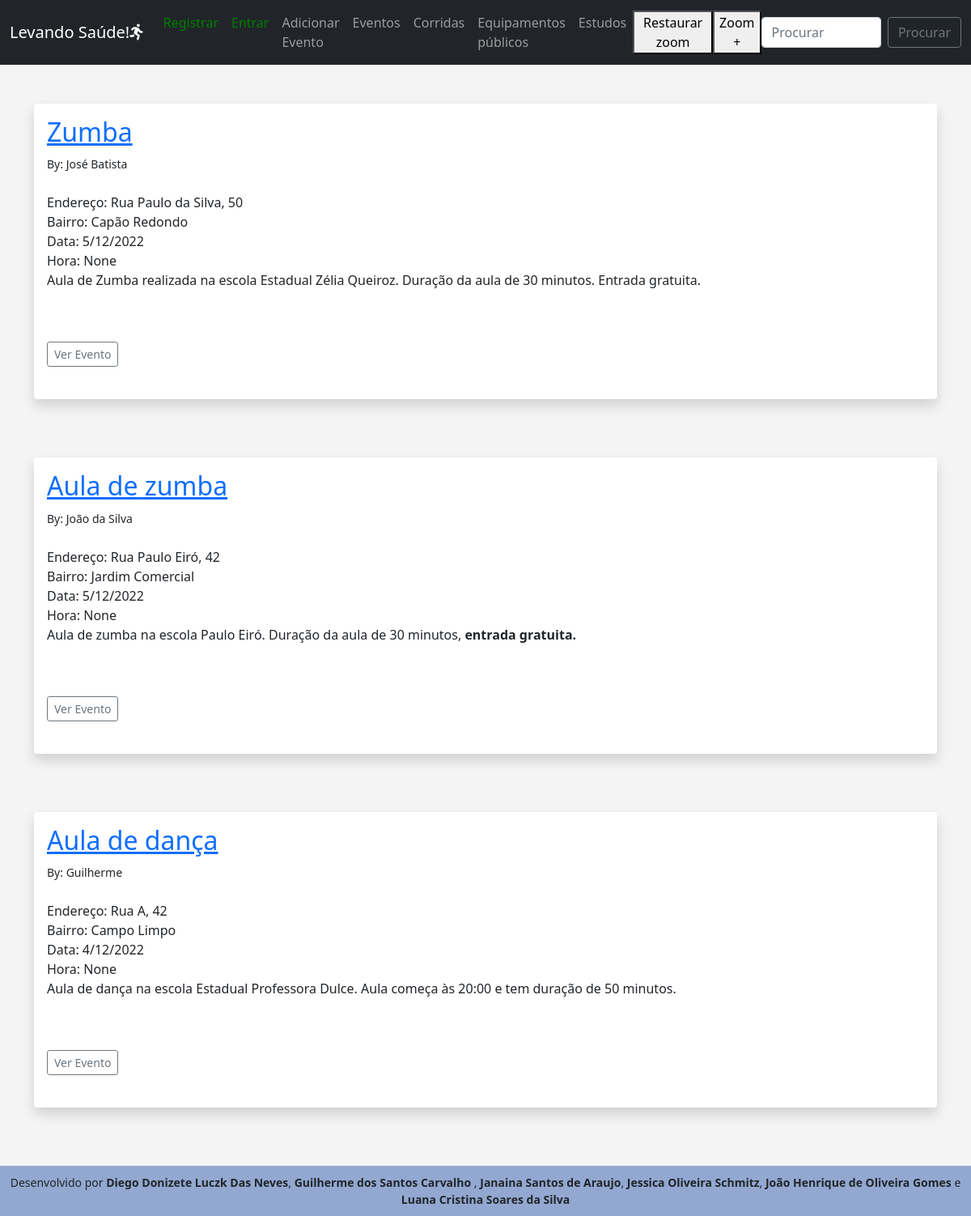
The page /posts on the database its author committed.
### app.py (models this page shows, shortened)
class Posts(db.Model):
	id = db.Column(db.Integer, primary_key=True)
	title = db.Column(db.String(255))
	content = db.Column(db.Text)
	date_posted = db.Column(db.DateTime, default=datetime.utcnow)
	endereco = db.Column(db.String(255))
	bairro = db.Column(db.String(255))
	data_evento = db.Column(db.DateTime)
	hora_evento = db.Column(db.String(8))
	poster_id = db.Column(db.Integer, db.ForeignKey('users.id'))

class Users(db.Model, UserMixin):
	id = db.Column(db.Integer, primary_key=True)
	username = db.Column(db.String(20), nullable=False, unique=True)
	name = db.Column(db.String(200), nullable=False)
	email = db.Column(db.String(120), nullable=False, unique=True)
	about_author = db.Column(db.Text(), nullable=True)
	date_added = db.Column(db.DateTime, default=datetime.utcnow)
	profile_pic = db.Column(db.String(), nullable=True)
	password_hash = db.Column(db.String(128))
	posts = db.relationship('Posts', backref='poster')
	@property
	def password(self):
		raise AttributeError('Senha inválida')

### app.py (the view)
@app.route('/posts')
def posts():
	posts = Posts.query.order_by(Posts.data_evento.desc())
	return render_template("posts.html", posts=posts)

### webforms.py
class SearchForm(FlaskForm):
	searched = StringField("Pesquisar", validators=[DataRequired()])
	submit = SubmitField("Ok")

### app.py (called while the page is built)
@app.context_processor
def base():
	form = SearchForm()
	return dict(form=form)

### templates/posts.html (shortened to what this page needs)
{% extends 'base.html' %}
{% block content %}
<br/>
{% for post in posts %}
<div class="shadow p-3 mb-5 bg-body rounded">
	<h2><a href="{{ url_for('post', id=post.id)}}">{{ post.title }}</a></h2>
	<small>By: {{ post.poster.name }}<br/>
	</small> <br/>
	<a>Endereço: </a>{{ post.endereco }}
	<br/>
	<a>Bairro: </a>{{ post.bairro }}
	<br/>
	<a>Data: </a>{{ post.data_evento.date().day}}<a>/</a>{{ post.data_evento.date().month}}<a>/</a>{{post.data_evento.date().year}}<br/>
	<a>Hora: </a>{{ post.hora_evento}}<a>
	{{ post.content|safe }}
	<br/><br/>
	<a href="{{ url_for('post', id=post.id)}}" class="btn btn-outline-secondary btn-sm">Ver Evento</a>
	<br/><br/>
</div>
<br/>
{% endfor %}
{% endblock %}

### static/css/style.css (style rules this page uses)
body { background: #f4f4f4; }

### rows shown on the page
Posts: title "Zumba", poster.name "José Batista", endereco "Rua Paulo da Silva, 50", bairro "Capão Redondo", data_evento "5", data_evento "12", data_evento "2022", hora_evento "None", content "Aula de Zumba realizada na escola Estadual Zélia Queiroz. Duração da aula de 30 minutos. Entrada gratuita."
Posts: title "Aula de zumba", poster.name "João da Silva", endereco "Rua Paulo Eiró, 42", bairro "Jardim Comercial", data_evento "5", data_evento "12", data_evento "2022", hora_evento "None", content "Aula de zumba na escola Paulo Eiró. Duração da aula de 30 minutos, entrada gratuita."
Posts: title "Aula de dança", poster.name "Guilherme", endereco "Rua A, 42", bairro "Campo Limpo", data_evento "4", data_evento "12", data_evento "2022", hora_evento "None", content "Aula de dança na escola Estadual Professora Dulce. Aula começa às 20:00 e tem duração de 50 minutos."
